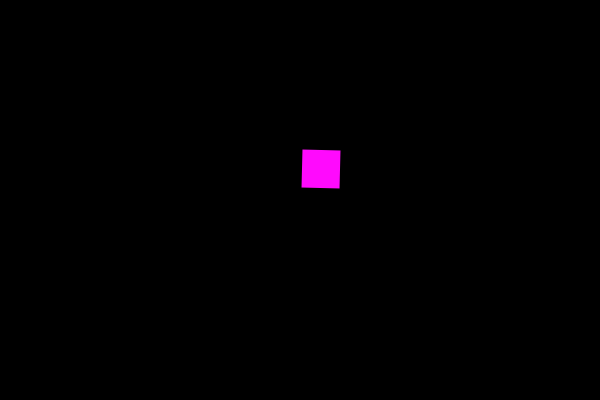
Frame 1 (no input)
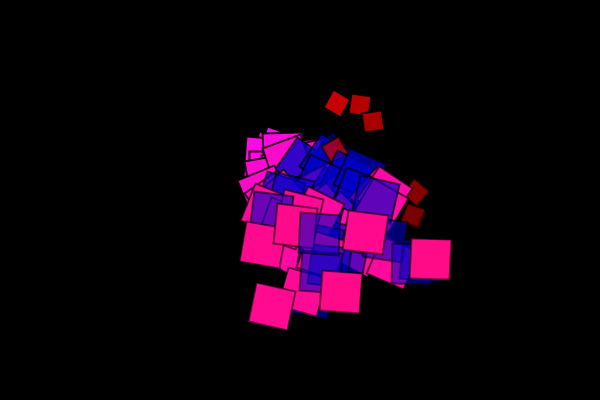
Frame 60 (the mouse pressed at the canvas centre just before this capture)
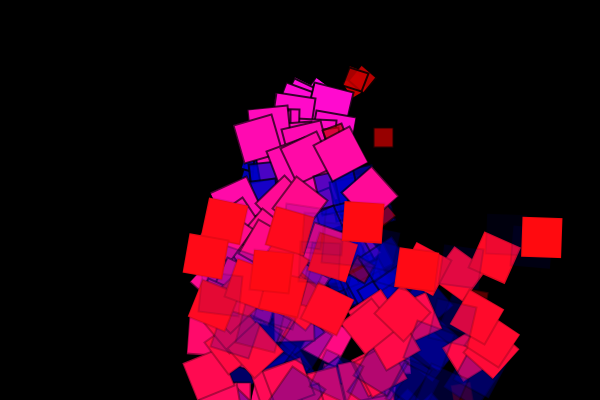
Frame 120 (the mouse held since frame 60 and released just before this capture)

The Processing sketch that drew these frames (run headless with seeded random() and noise(); from frame 60 on, the mouse is pressed at the canvas centre):

// Processing sketch: processing_92704
// ── processing_92704.pde

class  Particle2 extends Particle {  //red
  Particle2(PVector l) {

    super(l);
  }

  void display() {

    pushMatrix();
    translate(location.x+50, location.y-50);
    stroke(0, lifespan);

    fill(200, 0, 0, lifespan);  
    rotate(rads*2);
     rect(0, 0, 20, 20);

      popMatrix();
    }

  }

class Particle {

  PVector location;
  PVector velocity;
  PVector acceleration;
  float lifespan;
  float mass = 1; 
  float i;

  float rads = radians(frameCount); 

  Particle(PVector l) {
    location = l.get();
    lifespan = 255.0;
    acceleration = new PVector(0, 0.05);
    velocity = new PVector(random(-1, 2), random(-2, 0));
  }

  void run() {
    update();
    display();
  }

  // Update location/speed/lifespan
  void update() {
    velocity.add(acceleration);
    location.add(velocity);
    acceleration.mult(0);
    lifespan -= 2.0;
  }

  void applyForce(PVector force) {
    PVector f = force.get();
    f.div(mass);   
    acceleration.add(f);
  }

  void display() {   //blue
    pushMatrix();
    translate(location.x, location.y);
    stroke(0, lifespan);
    strokeWeight(2);
    fill(0, 0, 200, lifespan);
    rotate(rads);

    rect(0, 0, 40, 40);

    if (location.y>=height-5) {

      float a=random (0.1, 0.5);
      for (i=1;velocity.y>0;i--) {

        velocity.y= -velocity.y*i;

      }}
          popMatrix();
      }

      // Is the particle still useful?
      boolean isDead() {
        if (lifespan < 0.0) {
          return true;
        } 
        else {
          return false;
        }
      }
    }

class  Particle3 extends Particle { //pink

  Particle3(PVector l) {
    super(l);
  }
  
  void display() {
          pushMatrix();
      translate(location.x, location.y);
    stroke(0, lifespan);
    strokeWeight(2);
    fill(255,10, lifespan); 
    rotate(rads*2);
 rect(0, 0, 40, 40);


    if (location.y>=height-5) {

      float a=random (0.1, 0.5);
      for (i=1;velocity.y>0;i--) {

        velocity.y= -velocity.y*i;

      }}


      popMatrix();

}
    
  }
  

import java.util.*;

class ParticleSystem {

  ArrayList<Particle> particles;
  PVector origin;

  ParticleSystem(float x, float y) {
    origin = new PVector(x, y);
    particles = new ArrayList<Particle>();
  }

  void addParticle(Particle p) { //p=variable ..
    particles.add(p);
    //particles.add(new Particle2(origin));
    //particles.add(new Particle y(origin));
  }

  // A function to apply a force to all Particles
  void applyForce(PVector f) {
    for (Particle p: particles) {
      p.applyForce(f);
    }
  }

  void run() {

    for (int i = particles.size()-1; i > 0; i--) {

      Particle p = particles.get(i);
      p.run();

      if (p.isDead()) {
        particles.remove(p);
      }
    }
  }
}



ParticleSystem[] ps =  new ParticleSystem[2];

void setup() {
  size(600, 400);
//frameRate(10);
  ps[0]= new ParticleSystem(width/2, 150);
 // ps[1] = new NewPs(width/2+100, 250);
}

void draw() {
  background(0);

  // Apply gravity force to all Particles
  PVector gravity = new PVector(0, 0.1);
  
 
  
    ps[0].applyForce(gravity); // the par = f 

    if (frameCount % 10 == 0) 
      ps[0].addParticle(new Particle2(ps[0].origin));
    else
      ps[0].addParticle(new Particle(ps[0].origin));
   ps[0].addParticle(new Particle3(ps[0].origin));
    ps[0].run();
  
}
